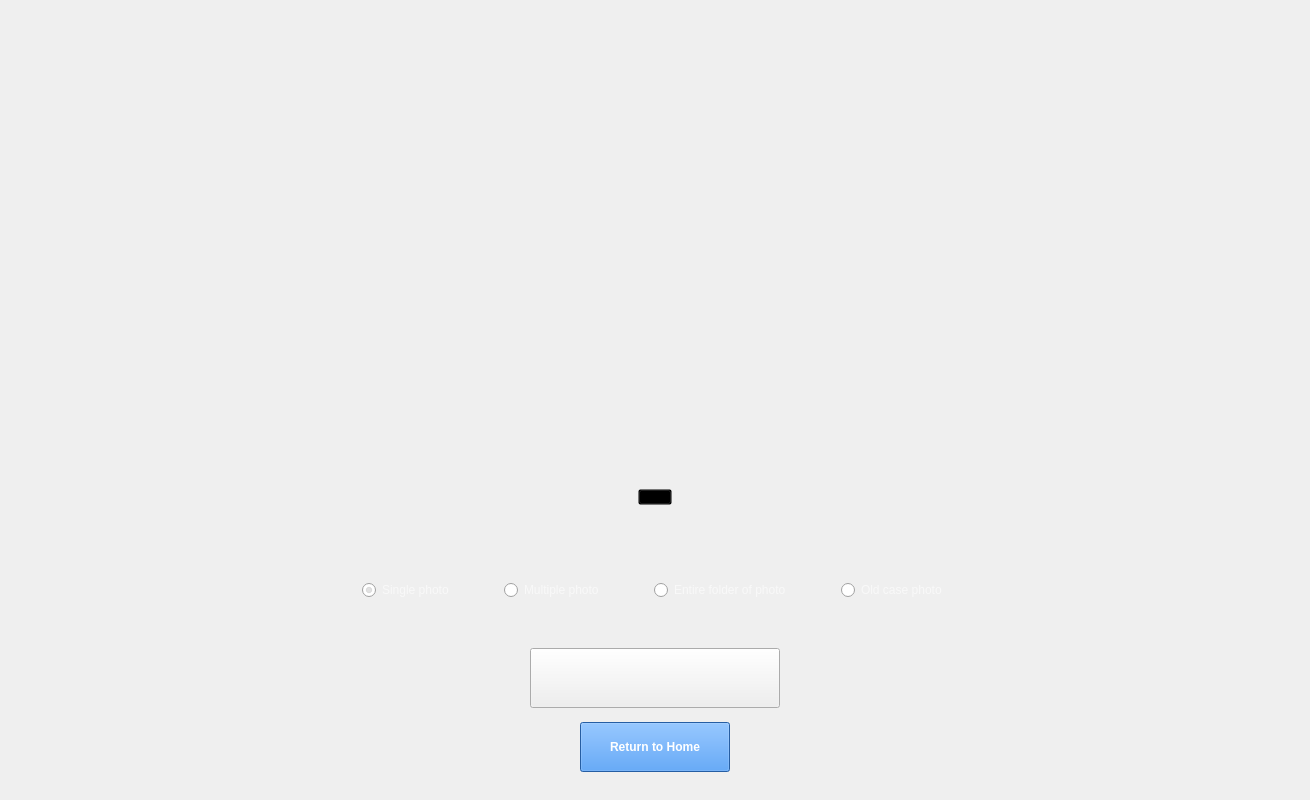
<?xml version="1.0" encoding="UTF-8"?>
<ui version="4.0">
 <class>MainWindow</class>
 <widget class="QMainWindow" name="MainWindow">
  <property name="geometry">
   <rect>
    <x>0</x>
    <y>0</y>
    <width>1310</width>
    <height>800</height>
   </rect>
  </property>
  <property name="sizePolicy">
   <sizepolicy hsizetype="Ignored" vsizetype="Ignored">
    <horstretch>10</horstretch>
    <verstretch>10</verstretch>
   </sizepolicy>
  </property>
  <property name="minimumSize">
   <size>
    <width>800</width>
    <height>700</height>
   </size>
  </property>
  <property name="windowTitle">
   <string>MainWindow</string>
  </property>
  <property name="windowIcon">
   <iconset theme="FaceAI" resource="../images/images.qrc">
    <normaloff>:/newPrefix/FaceAI-Logo.png</normaloff>
    <normalon>:/newPrefix/FaceAI-Logo.png</normalon>
    <disabledoff>:/newPrefix/FaceAI-Logo.png</disabledoff>
    <disabledon>:/newPrefix/FaceAI-Logo.png</disabledon>
    <activeoff>:/newPrefix/FaceAI-Logo.png</activeoff>
    <activeon>:/newPrefix/FaceAI-Logo.png</activeon>:/newPrefix/FaceAI-Logo.png</iconset>
  </property>
  <property name="styleSheet">
   <string notr="true">background-image: url(:/newPrefix/Background.png);</string>
  </property>
  <widget class="QWidget" name="centralwidget">
   <property name="sizePolicy">
    <sizepolicy hsizetype="Expanding" vsizetype="Expanding">
     <horstretch>0</horstretch>
     <verstretch>0</verstretch>
    </sizepolicy>
   </property>
   <property name="minimumSize">
    <size>
     <width>800</width>
     <height>600</height>
    </size>
   </property>
   <property name="toolTipDuration">
    <number>-1</number>
   </property>
   <property name="styleSheet">
    <string notr="true"/>
   </property>
   <layout class="QVBoxLayout" name="verticalLayout_2">
    <property name="spacing">
     <number>10</number>
    </property>
    <property name="leftMargin">
     <number>50</number>
    </property>
    <property name="topMargin">
     <number>15</number>
    </property>
    <property name="rightMargin">
     <number>50</number>
    </property>
    <property name="bottomMargin">
     <number>15</number>
    </property>
    <item>
     <widget class="QLabel" name="label">
      <property name="maximumSize">
       <size>
        <width>135</width>
        <height>80</height>
       </size>
      </property>
      <property name="text">
       <string/>
      </property>
      <property name="pixmap">
       <pixmap resource="../images/images.qrc">:/newPrefix/FaceAI-Logo.png</pixmap>
      </property>
      <property name="scaledContents">
       <bool>true</bool>
      </property>
     </widget>
    </item>
    <item>
     <spacer name="verticalSpacer">
      <property name="orientation">
       <enum>Qt::Vertical</enum>
      </property>
      <property name="sizeType">
       <enum>QSizePolicy::Fixed</enum>
      </property>
      <property name="sizeHint" stdset="0">
       <size>
        <width>10</width>
        <height>10</height>
       </size>
      </property>
     </spacer>
    </item>
    <item>
     <widget class="QCommandLinkButton" name="commandLinkButton">
      <property name="sizePolicy">
       <sizepolicy hsizetype="Expanding" vsizetype="Expanding">
        <horstretch>0</horstretch>
        <verstretch>0</verstretch>
       </sizepolicy>
      </property>
      <property name="minimumSize">
       <size>
        <width>60</width>
        <height>60</height>
       </size>
      </property>
      <property name="maximumSize">
       <size>
        <width>30</width>
        <height>30</height>
       </size>
      </property>
      <property name="sizeIncrement">
       <size>
        <width>0</width>
        <height>1</height>
       </size>
      </property>
      <property name="styleSheet">
       <string notr="true">background-image: url(:/newPrefix/icon-back2.png);
border-radius:15px;</string>
      </property>
      <property name="text">
       <string/>
      </property>
      <property name="iconSize">
       <size>
        <width>0</width>
        <height>60</height>
       </size>
      </property>
      <property name="shortcut">
       <string/>
      </property>
      <property name="checkable">
       <bool>false</bool>
      </property>
      <property name="autoDefault">
       <bool>false</bool>
      </property>
      <property name="default">
       <bool>false</bool>
      </property>
     </widget>
    </item>
    <item alignment="Qt::AlignHCenter|Qt::AlignTop">
     <widget class="QStackedWidget" name="stackedWidget">
      <property name="layoutDirection">
       <enum>Qt::RightToLeft</enum>
      </property>
      <property name="styleSheet">
       <string notr="true">background-color: transparent;
margin: 10px;
</string>
      </property>
      <property name="currentIndex">
       <number>0</number>
      </property>
      <widget class="QWidget" name="page_1">
       <property name="sizePolicy">
        <sizepolicy hsizetype="Expanding" vsizetype="Expanding">
         <horstretch>0</horstretch>
         <verstretch>0</verstretch>
        </sizepolicy>
       </property>
       <property name="font">
        <font>
         <bold>false</bold>
        </font>
       </property>
       <property name="autoFillBackground">
        <bool>false</bool>
       </property>
       <layout class="QVBoxLayout" name="verticalLayout_4">
        <property name="spacing">
         <number>0</number>
        </property>
        <property name="sizeConstraint">
         <enum>QLayout::SetDefaultConstraint</enum>
        </property>
        <property name="leftMargin">
         <number>0</number>
        </property>
        <property name="topMargin">
         <number>0</number>
        </property>
        <property name="rightMargin">
         <number>0</number>
        </property>
        <property name="bottomMargin">
         <number>0</number>
        </property>
        <item alignment="Qt::AlignHCenter|Qt::AlignTop">
         <widget class="QWidget" name="verticalWidget" native="true">
          <property name="sizePolicy">
           <sizepolicy hsizetype="Minimum" vsizetype="Minimum">
            <horstretch>0</horstretch>
            <verstretch>0</verstretch>
           </sizepolicy>
          </property>
          <property name="minimumSize">
           <size>
            <width>350</width>
            <height>300</height>
           </size>
          </property>
          <property name="maximumSize">
           <size>
            <width>450</width>
            <height>200</height>
           </size>
          </property>
          <property name="layoutDirection">
           <enum>Qt::LeftToRight</enum>
          </property>
          <property name="autoFillBackground">
           <bool>false</bool>
          </property>
          <property name="styleSheet">
           <string notr="true">background-color: transparent;
background: none;</string>
          </property>
          <layout class="QVBoxLayout" name="verticalLayout_3">
           <property name="leftMargin">
            <number>20</number>
           </property>
           <property name="topMargin">
            <number>20</number>
           </property>
           <item>
            <widget class="QLabel" name="label_3">
             <property name="styleSheet">
              <string notr="true">color: white;</string>
             </property>
             <property name="text">
              <string/>
             </property>
             <property name="alignment">
              <set>Qt::AlignCenter</set>
             </property>
            </widget>
           </item>
           <item>
            <widget class="QLabel" name="label_2">
             <property name="sizePolicy">
              <sizepolicy hsizetype="Expanding" vsizetype="Expanding">
               <horstretch>0</horstretch>
               <verstretch>0</verstretch>
              </sizepolicy>
             </property>
             <property name="maximumSize">
              <size>
               <width>16777215</width>
               <height>16777215</height>
              </size>
             </property>
             <property name="text">
              <string/>
             </property>
            </widget>
           </item>
          </layout>
         </widget>
        </item>
        <item alignment="Qt::AlignHCenter">
         <widget class="QPushButton" name="pushButton_3">
          <property name="sizePolicy">
           <sizepolicy hsizetype="Preferred" vsizetype="Preferred">
            <horstretch>0</horstretch>
            <verstretch>0</verstretch>
           </sizepolicy>
          </property>
          <property name="maximumSize">
           <size>
            <width>65</width>
            <height>65</height>
           </size>
          </property>
          <property name="toolTip">
           <string>Upload</string>
          </property>
          <property name="layoutDirection">
           <enum>Qt::LeftToRight</enum>
          </property>
          <property name="autoFillBackground">
           <bool>false</bool>
          </property>
          <property name="styleSheet">
           <string notr="true">background-color: transparent;</string>
          </property>
          <property name="text">
           <string/>
          </property>
          <property name="icon">
           <iconset>
            <normaloff>../images/upload.png</normaloff>../images/upload.png</iconset>
          </property>
          <property name="iconSize">
           <size>
            <width>65</width>
            <height>65</height>
           </size>
          </property>
         </widget>
        </item>
        <item>
         <spacer name="verticalSpacer_2">
          <property name="orientation">
           <enum>Qt::Vertical</enum>
          </property>
          <property name="sizeHint" stdset="0">
           <size>
            <width>20</width>
            <height>40</height>
           </size>
          </property>
         </spacer>
        </item>
       </layout>
      </widget>
      <widget class="QWidget" name="page">
       <property name="sizePolicy">
        <sizepolicy hsizetype="Expanding" vsizetype="Expanding">
         <horstretch>0</horstretch>
         <verstretch>0</verstretch>
        </sizepolicy>
       </property>
       <layout class="QVBoxLayout" name="verticalLayout_5">
        <item>
         <widget class="QWidget" name="verticalWidget_3" native="true">
          <property name="sizePolicy">
           <sizepolicy hsizetype="Minimum" vsizetype="Minimum">
            <horstretch>0</horstretch>
            <verstretch>0</verstretch>
           </sizepolicy>
          </property>
          <property name="minimumSize">
           <size>
            <width>800</width>
            <height>200</height>
           </size>
          </property>
          <property name="layoutDirection">
           <enum>Qt::LeftToRight</enum>
          </property>
          <property name="autoFillBackground">
           <bool>false</bool>
          </property>
          <property name="styleSheet">
           <string notr="true">background-color: rgb(239, 41, 41);</string>
          </property>
          <layout class="QHBoxLayout" name="horizontalLayout_3">
           <property name="leftMargin">
            <number>20</number>
           </property>
           <property name="topMargin">
            <number>20</number>
           </property>
           <item>
            <widget class="QLabel" name="label_8">
             <property name="minimumSize">
              <size>
               <width>80</width>
               <height>80</height>
              </size>
             </property>
             <property name="maximumSize">
              <size>
               <width>80</width>
               <height>80</height>
              </size>
             </property>
             <property name="sizeIncrement">
              <size>
               <width>120</width>
               <height>120</height>
              </size>
             </property>
             <property name="baseSize">
              <size>
               <width>80</width>
               <height>80</height>
              </size>
             </property>
             <property name="text">
              <string/>
             </property>
             <property name="pixmap">
              <pixmap resource="../images/images.qrc">:/newPrefix/icon-folder.png</pixmap>
             </property>
             <property name="scaledContents">
              <bool>true</bool>
             </property>
            </widget>
           </item>
           <item>
            <layout class="QVBoxLayout" name="verticalLayout_9">
             <property name="leftMargin">
              <number>20</number>
             </property>
             <item alignment="Qt::AlignLeft|Qt::AlignBottom">
              <widget class="QLabel" name="label_10">
               <property name="font">
                <font>
                 <pointsize>12</pointsize>
                 <bold>true</bold>
                </font>
               </property>
               <property name="styleSheet">
                <string notr="true">color: rgb(255, 255, 255);</string>
               </property>
               <property name="text">
                <string>Select target photos</string>
               </property>
              </widget>
             </item>
             <item alignment="Qt::AlignLeft|Qt::AlignTop">
              <widget class="QLabel" name="label_11">
               <property name="styleSheet">
                <string notr="true">color: rgba(255, 255, 255, 0.4);</string>
               </property>
               <property name="text">
                <string>Raster image formats are accepted</string>
               </property>
              </widget>
             </item>
            </layout>
           </item>
          </layout>
         </widget>
        </item>
       </layout>
      </widget>
      <widget class="QWidget" name="page_3">
       <layout class="QVBoxLayout" name="verticalLayout_7">
        <item alignment="Qt::AlignHCenter|Qt::AlignVCenter">
         <widget class="QWidget" name="verticalWidget_2" native="true">
          <property name="sizePolicy">
           <sizepolicy hsizetype="Expanding" vsizetype="Expanding">
            <horstretch>0</horstretch>
            <verstretch>0</verstretch>
           </sizepolicy>
          </property>
          <property name="minimumSize">
           <size>
            <width>800</width>
            <height>200</height>
           </size>
          </property>
          <property name="layoutDirection">
           <enum>Qt::LeftToRight</enum>
          </property>
          <property name="autoFillBackground">
           <bool>false</bool>
          </property>
          <property name="styleSheet">
           <string notr="true">background-color: rgb(239, 41, 41);</string>
          </property>
          <layout class="QHBoxLayout" name="horizontalLayout">
           <property name="leftMargin">
            <number>20</number>
           </property>
           <property name="topMargin">
            <number>20</number>
           </property>
           <item>
            <widget class="QLabel" name="label_5">
             <property name="minimumSize">
              <size>
               <width>80</width>
               <height>80</height>
              </size>
             </property>
             <property name="maximumSize">
              <size>
               <width>80</width>
               <height>80</height>
              </size>
             </property>
             <property name="sizeIncrement">
              <size>
               <width>120</width>
               <height>120</height>
              </size>
             </property>
             <property name="baseSize">
              <size>
               <width>80</width>
               <height>80</height>
              </size>
             </property>
             <property name="text">
              <string/>
             </property>
             <property name="pixmap">
              <pixmap resource="../images/images.qrc">:/newPrefix/icon-folder.png</pixmap>
             </property>
             <property name="scaledContents">
              <bool>true</bool>
             </property>
            </widget>
           </item>
           <item>
            <layout class="QVBoxLayout" name="verticalLayout_6">
             <property name="leftMargin">
              <number>20</number>
             </property>
             <item alignment="Qt::AlignLeft|Qt::AlignBottom">
              <widget class="QLabel" name="label_6">
               <property name="font">
                <font>
                 <pointsize>12</pointsize>
                 <bold>true</bold>
                </font>
               </property>
               <property name="styleSheet">
                <string notr="true">color: rgb(255, 255, 255);</string>
               </property>
               <property name="text">
                <string>Select target folder</string>
               </property>
              </widget>
             </item>
             <item alignment="Qt::AlignLeft|Qt::AlignTop">
              <widget class="QLabel" name="label_7">
               <property name="styleSheet">
                <string notr="true">color: rgba(255, 255, 255, 0.4);</string>
               </property>
               <property name="text">
                <string>Raster image formats are accepted</string>
               </property>
              </widget>
             </item>
            </layout>
           </item>
          </layout>
         </widget>
        </item>
       </layout>
      </widget>
      <widget class="QWidget" name="page_4">
       <layout class="QVBoxLayout" name="verticalLayout_8">
        <item>
         <widget class="QLabel" name="label_9">
          <property name="minimumSize">
           <size>
            <width>700</width>
            <height>200</height>
           </size>
          </property>
          <property name="font">
           <font>
            <pointsize>14</pointsize>
            <bold>true</bold>
           </font>
          </property>
          <property name="styleSheet">
           <string notr="true">color: rgb(255, 255, 255);</string>
          </property>
          <property name="text">
           <string>Click on the &quot;Start probe&quot; button below to continue the further process.</string>
          </property>
          <property name="scaledContents">
           <bool>true</bool>
          </property>
          <property name="alignment">
           <set>Qt::AlignCenter</set>
          </property>
          <property name="wordWrap">
           <bool>false</bool>
          </property>
         </widget>
        </item>
       </layout>
      </widget>
     </widget>
    </item>
    <item alignment="Qt::AlignHCenter|Qt::AlignTop">
     <widget class="QWidget" name="widget_2" native="true">
      <property name="sizePolicy">
       <sizepolicy hsizetype="Ignored" vsizetype="Ignored">
        <horstretch>0</horstretch>
        <verstretch>0</verstretch>
       </sizepolicy>
      </property>
      <property name="maximumSize">
       <size>
        <width>16777215</width>
        <height>60</height>
       </size>
      </property>
      <property name="styleSheet">
       <string notr="true">background-image:transparent;</string>
      </property>
      <layout class="QVBoxLayout" name="verticalLayout" stretch="0">
       <property name="spacing">
        <number>0</number>
       </property>
       <property name="leftMargin">
        <number>0</number>
       </property>
       <property name="topMargin">
        <number>5</number>
       </property>
       <property name="rightMargin">
        <number>0</number>
       </property>
       <property name="bottomMargin">
        <number>0</number>
       </property>
       <item alignment="Qt::AlignHCenter">
        <widget class="QWidget" name="horizontalWidget" native="true">
         <property name="sizePolicy">
          <sizepolicy hsizetype="Expanding" vsizetype="Expanding">
           <horstretch>0</horstretch>
           <verstretch>0</verstretch>
          </sizepolicy>
         </property>
         <property name="styleSheet">
          <string notr="true"/>
         </property>
         <layout class="QHBoxLayout" name="horizontalLayout_2">
          <property name="spacing">
           <number>50</number>
          </property>
          <property name="leftMargin">
           <number>0</number>
          </property>
          <property name="topMargin">
           <number>0</number>
          </property>
          <property name="rightMargin">
           <number>0</number>
          </property>
          <property name="bottomMargin">
           <number>0</number>
          </property>
          <item>
           <widget class="QRadioButton" name="radioButton_2">
            <property name="styleSheet">
             <string notr="true">QRadioButton:unchecked {
color: rgba(255, 255, 255,0.6);
}

QRadioButton:checked {
color: rgba(255, 255, 255,0.6);
}


</string>
            </property>
            <property name="text">
             <string>Single photo</string>
            </property>
            <property name="checkable">
             <bool>true</bool>
            </property>
            <property name="checked">
             <bool>true</bool>
            </property>
           </widget>
          </item>
          <item>
           <widget class="QRadioButton" name="radioButton_4">
            <property name="styleSheet">
             <string notr="true">QRadioButton:unchecked {
color: rgba(255, 255, 255,0.6);
}

QRadioButton:checked {
color: rgba(255, 255, 255,0.6);
}


</string>
            </property>
            <property name="text">
             <string>Multiple photo</string>
            </property>
           </widget>
          </item>
          <item>
           <widget class="QRadioButton" name="radioButton_3">
            <property name="styleSheet">
             <string notr="true">QRadioButton:unchecked {
color: rgba(255, 255, 255,0.6);
}

QRadioButton:checked {
color: rgba(255, 255, 255,0.6);
}


</string>
            </property>
            <property name="text">
             <string>Entire folder of photo</string>
            </property>
           </widget>
          </item>
          <item>
           <widget class="QRadioButton" name="radioButton">
            <property name="styleSheet">
             <string notr="true">QRadioButton:unchecked {
color: rgba(255, 255, 255,0.6);
}

QRadioButton:checked {
color: rgba(255, 255, 255,0.6);
}


</string>
            </property>
            <property name="text">
             <string>Old case photo</string>
            </property>
           </widget>
          </item>
         </layout>
        </widget>
       </item>
      </layout>
     </widget>
    </item>
    <item alignment="Qt::AlignHCenter|Qt::AlignTop">
     <widget class="QPushButton" name="pushButton">
      <property name="sizePolicy">
       <sizepolicy hsizetype="Fixed" vsizetype="Fixed">
        <horstretch>0</horstretch>
        <verstretch>0</verstretch>
       </sizepolicy>
      </property>
      <property name="minimumSize">
       <size>
        <width>250</width>
        <height>60</height>
       </size>
      </property>
      <property name="maximumSize">
       <size>
        <width>250</width>
        <height>60</height>
       </size>
      </property>
      <property name="font">
       <font>
        <pointsize>13</pointsize>
        <bold>true</bold>
       </font>
      </property>
      <property name="styleSheet">
       <string notr="true"/>
      </property>
      <property name="text">
       <string/>
      </property>
      <property name="icon">
       <iconset resource="../images/images.qrc">
        <normaloff>:/newPrefix/start_prob_button_img.png</normaloff>:/newPrefix/start_prob_button_img.png</iconset>
      </property>
      <property name="iconSize">
       <size>
        <width>250</width>
        <height>100</height>
       </size>
      </property>
      <property name="autoExclusive">
       <bool>false</bool>
      </property>
     </widget>
    </item>
    <item alignment="Qt::AlignHCenter|Qt::AlignTop">
     <widget class="QPushButton" name="pushButton_2">
      <property name="sizePolicy">
       <sizepolicy hsizetype="Ignored" vsizetype="Ignored">
        <horstretch>0</horstretch>
        <verstretch>0</verstretch>
       </sizepolicy>
      </property>
      <property name="minimumSize">
       <size>
        <width>150</width>
        <height>50</height>
       </size>
      </property>
      <property name="maximumSize">
       <size>
        <width>200</width>
        <height>30</height>
       </size>
      </property>
      <property name="font">
       <font>
        <bold>true</bold>
       </font>
      </property>
      <property name="toolTipDuration">
       <number>-1</number>
      </property>
      <property name="autoFillBackground">
       <bool>false</bool>
      </property>
      <property name="styleSheet">
       <string notr="true">color: rgb(255, 255, 255);
background-color: rgb(53, 132, 228);</string>
      </property>
      <property name="text">
       <string>Return to Home</string>
      </property>
      <property name="checkable">
       <bool>false</bool>
      </property>
      <property name="autoDefault">
       <bool>false</bool>
      </property>
      <property name="default">
       <bool>false</bool>
      </property>
      <property name="flat">
       <bool>false</bool>
      </property>
     </widget>
    </item>
   </layout>
   <zorder>stackedWidget</zorder>
   <zorder>label</zorder>
   <zorder>commandLinkButton</zorder>
   <zorder>widget_2</zorder>
   <zorder>verticalSpacer</zorder>
   <zorder>pushButton</zorder>
   <zorder>pushButton_2</zorder>
  </widget>
 </widget>
 <resources>
  <include location="../images/images.qrc"/>
 </resources>
 <connections/>
</ui>
